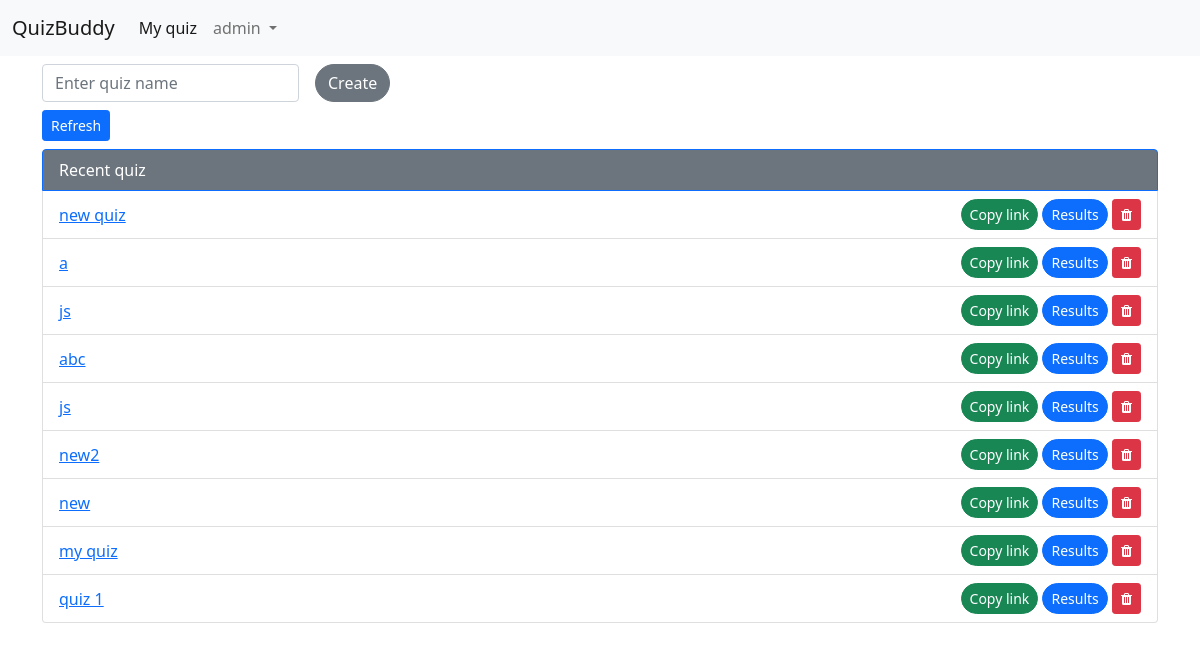
Before: /app/quiz/ (signed in) with the older database file.
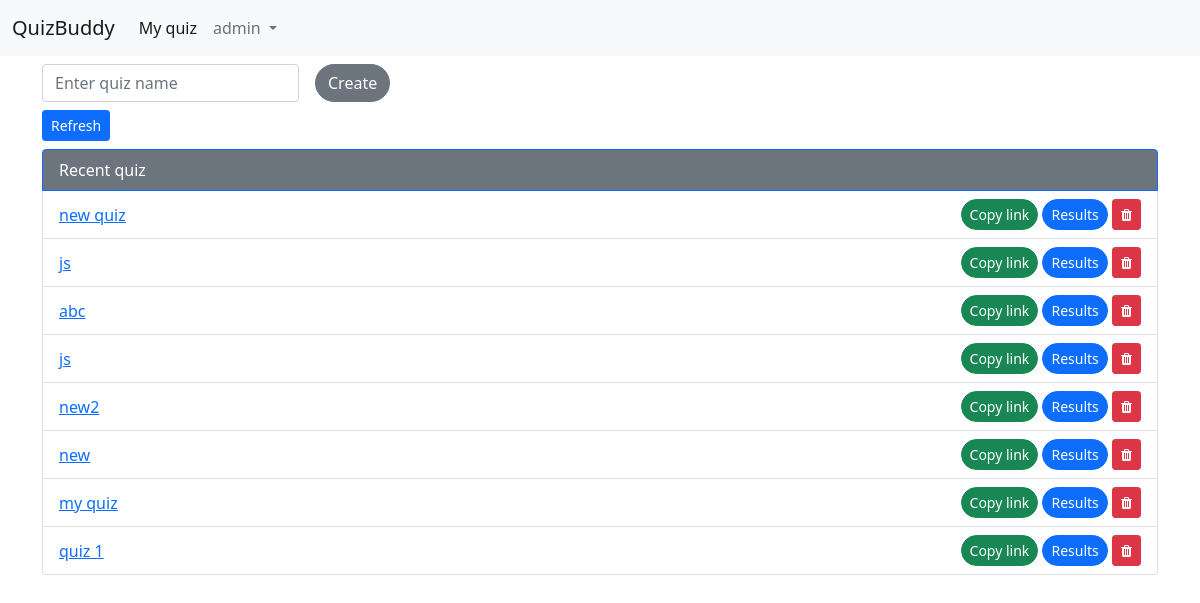
After: the same page with the newer database file.
### app/models.py (models this page shows, shortened)
class Quiz(TimeStampedModel):
    name = models.CharField(max_length=50)
    user = models.ForeignKey(get_user_model(), on_delete=models.CASCADE)

### app/views.py (the view)
# urls.py: path('app/quiz/' , ListQuizView.as_view() , name='quiz_list'),
class ListQuizView(LoginRequiredMixin,generic.ListView ):
    template_name = 'app/list_quiz.html'
    context_object_name = 'quiz_list'
    def get_queryset(self):
        queryset = Quiz.objects.values('id','name').filter(user = self.request.user).order_by('-created')
        if queryset.count() == 0:
            messages.info(self.request, 'You have not created any quiz yet !')
        return queryset

### templates/app/quiz_list.html (shortened to what this page needs)
{% extends 'base.html' %}
{% block link %}
<link rel="stylesheet" href="https://cdnjs.cloudflare.com/ajax/libs/font-awesome/4.7.0/css/font-awesome.min.css">
{% endblock link %}
{% load static %}
{% block content %}
<form action="" method="POST" onsubmit="event.preventDefault();" id="quizForm">
    <div class="row g-3 align-items-center">
        <div class="col-auto">
            <input type="text" autocomplete required name="quizName" id="quizName" class="form-control"
                aria-describedby="passwordHelpInline" placeholder="Enter quiz name">
        </div>
        <div class="col-auto">
            <span id="passwordHelpInline" class="form-text">
                <input type="submit" class="btn btn-secondary rounded-pill" value="Create" id="createBtn">
            </span>
        </div>
    </div>
</form>
<a class="btn btn-primary btn-sm mt-2" href="">Refresh</a>
<ul class="list-group my-2">
    <li class="list-group-item active bg-secondary" aria-current="true">Recent quiz
    </li>
    {% for quiz in quiz_list %}
    <li class="list-group-item d-flex justify-content-between align-items-center"><a href="{%url 'quiz_page' quiz.id%}">{{quiz.name}}</a>
        <span>
            <a class="btn btn-success btn-sm rounded-pill" id='button{{quiz.id}}' onclick="copyQuizLink({{quiz}});">Copy link</a>
            <a class="btn btn-primary btn-sm rounded-pill" href="{%url 'quiz_results' quiz.id%}">Results</a>
            <a class="btn btn-danger btn-sm " href="{%url 'quiz_delete' quiz.id%}"><i class="fa fa-solid fa-trash"></i></a>
        </span>
    </li>
    {% endfor %}
</ul>
{% endblock content %}

Changed rows visible on the page:
removed Quiz: name "a"
